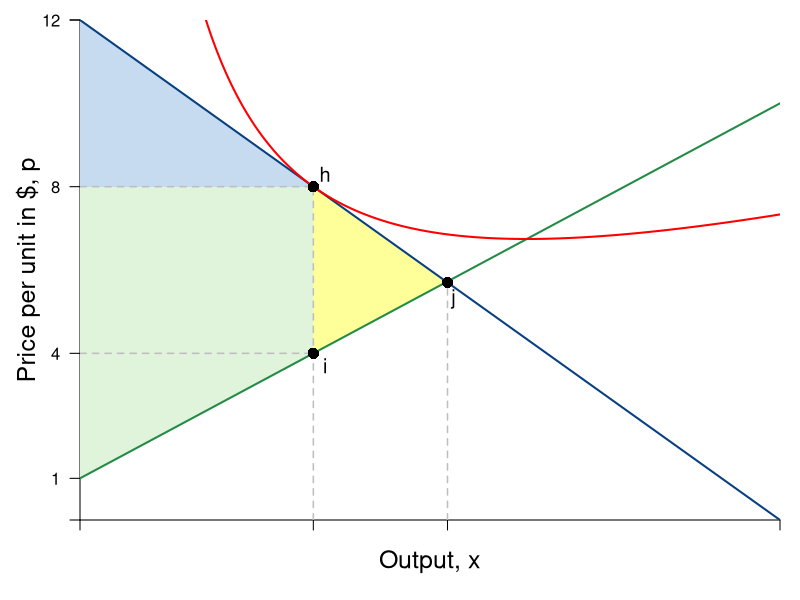

The R source for this figure:
#Graph Designer: Simon Halliday
#Authors: Bowles, Foley and Halliday
#Title: Coordination, Conflict and Competition: A Text in Microeconomics

require(shape)
pdf(file = "competitionmarkets/monopolist_profit_worksheet3.pdf", width = 9, height = 7)

#Set parameters for graphics
axislabelsize <- 1.5
labelsize <- 1.2
graphlinewidth <- 2
segmentlinewidth <- 1.5

COL <- c("#7fc97f", "#beaed4", "#fdc086", "#ffff99", "#386cb0", "#f0027f", "#bf5b17", "#666666")
COLA <- c("#e0f3db", "#99d8c9","#66c2a4","#41ae76", "#238b45", "#005824")
COLB <- c("#c6dbef", "#4eb3d3", "#2b8cbe", "#0868ac","#084081")

#Edited the margins to cater for the larger LHS labels
par(mar =  c(4, 4, 1, 1))

AvgRevenue <- function(x, rmax = 12, xmax = 12){
  rmax - (rmax/xmax)*x
}

MRevenue <- function(x, rmax = 12, xmax = 12){
  rmax - 2*(rmax/xmax)*x
}

AvgCost <- function(x, c0 = 1, c1 = 0.75, F = 10){
  F/x + c0 + 0.5*c1*x
}

MCost <- function(x, c0 = 1, c1 = 0.75){
  c0 + c1*x
}


TotCost <- function(x, c0 = 1, c1 = 0.75, F = 10){
  F + c0*x + (0.5)*c1*x^2
}

IsoProfit <- function(x, c0 = 1, c1 = 0.75, F = 20){
  F/x + c0 + 0.5*c1*x
}

xlims <- c(0, 12)
ylims <- c(0, 12)

npts <- 501 
x <- seq(xlims[1], xlims[2], length.out = npts)
y <- seq(ylims[1], ylims[2], length.out = npts) 
a <- c(25, 60, 75)

plot(0, 0, xlim = xlims, ylim = ylims, type = "n",
     xlab = expression(paste("")),
     ylab = expression(paste("")), 
     xaxt = "n", 
     yaxt = "n", 
     cex.lab = axislabelsize, 
     bty = "n",
     xaxs="i", 
     yaxs="i")

# ticksy <- seq(from = ylims[1], to = ylims[2], by = 1)
# ylabels <- seq(from = ylims[1], to = ylims[2], by = 1)
# ticksx <- seq(from = xlims[1], to = xlims[2], by = 1)
# xlabels <- seq(from = xlims[1], to = xlims[2], by = 1)
ticksy <- c(0, 1, 4, AvgRevenue(x = 4), 12, ylims[2])
ylabels <- c(NA, 1, 4, 8, 12, NA)
ticksx <- c(0, 4, 6.3, xlims[2])
xlabels <- c(NA, NA, NA, NA)

axis(1, at = ticksx, pos = 0, labels = FALSE)
text(x = c(0, 4, 6, xlims[2]), par("usr")[3] - 0.4, labels = xlabels, srt = 0, pos = 1, xpd = TRUE)
axis(2, at = ticksy, pos = 0, labels = ylabels, las = 1)

npts <- 500 
xx1 <- seq(xlims[1], xlims[2], length.out = npts)
xx3 <- seq(2, 6, length.out = npts)
# 
# #Draw the polygon for profit
# xpoly1 <- c(0, 4, 4, 0, 0)
# ypoly1 <- c(4, 4, AvgRevenue(x = 4), AvgRevenue(x = 4), 4)
# polygon(x = xpoly1, y = ypoly1, col=COLA[1], density=NULL, border = NA)
# 
#Draw the polygon for DWL
xpoly2 <- c(4, 6.3, 4, 4)
ypoly2 <- c(8, AvgRevenue(6.3), 4, 8)
polygon(x = xpoly2, y = ypoly2, col=COL[4], density=NULL, border = NA)
# 
#Draw the polygon for CS
xpoly3 <- c(0, 0, 4, 0)
ypoly3 <- c(8, 12, 8, 8)
polygon(x = xpoly3, y = ypoly3, col=COLB[1], density=NULL, border = NA)
# 
# #Draw the polygon for PS
xpoly4 <- c(0, 4, 4, 0, 0)
ypoly4 <- c(8, 8, 4, 1, 8)
polygon(x = xpoly4, y = ypoly4, col=COLA[1], density=NULL, border = NA)



#lines(xx1, bcA(xx1, w = 10, p = 1.5), col = COLB[3], lwd = graphlinewidth)
lines(xx1, AvgRevenue(xx1, rmax = 12, xmax = 12), col = COLB[5], lwd = graphlinewidth)
#lines(xx1, MRevenue(xx1, rmax = 12, xmax = 12), col = COLB[4], lwd = graphlinewidth)
#lines(xx1, AvgCost(xx1), col = COLA[5], lwd = graphlinewidth)
lines(xx1, MCost(xx1), col = COLA[5], lwd = graphlinewidth)
lines(xx1, IsoProfit(xx1, F = 22), col = "red", lwd = graphlinewidth)

#Label the axes
text(0.5*(xlims[2]), -1, expression(paste("Output, ", x)), xpd = TRUE, cex = axislabelsize) 
#mtext(expression(paste("Quantity of output, ", x)), side=1, line = 2.5, cex = axislabelsize)
text(-0.9, 0.5*ylims[2], expression(paste("Price per unit in $, ", p)), xpd = TRUE, cex = axislabelsize, srt = 90) 

#Label curves
# text(10.5, 4.5, expression(paste(ac(x) == mc(x),phantom() == c[1])), cex = labelsize)
# text(10.5, 2.8, expression(paste(p(x) == bar(p) - beta*x)), cex = labelsize)
# text(5.8, 2.8, expression(paste(mr(x) == bar(p) - 2*beta*x)), cex = labelsize)

#Labels cost and profit areas
# text(2, 0.5*AvgCost(x = 4), expression("Total Costs"), cex = labelsize)
# text(2, 6, expression("Profit"), cex = labelsize)

#Draw segments for total costs
segments(0, AvgRevenue(x = 4), 4, AvgRevenue(x = 4), lty = 2, col = "gray" , lwd = segmentlinewidth)
segments(4, 0, 4, AvgRevenue(x = 4), lty = 2, col = "gray" , lwd = segmentlinewidth)
segments(0, 4, 4, 4, lty = 2, col = "gray" , lwd = segmentlinewidth)

segments(6.3, 0, 6.3, AvgRevenue(6.3), lty = 2, col = "gray" , lwd = segmentlinewidth)

#Label Points for comparison
points(4, MRevenue(x = 4), pch = 16, col = "black", cex = 1.5)
text(4+ 0.2, MRevenue(x = 4) - 0.3, expression(i), cex = labelsize)


points(4, AvgRevenue(x = 4), pch = 16, col = "black", cex = 1.5)
text(4.2, AvgRevenue(x = 4) + 0.3, expression(h), cex = labelsize)

points(6.3, AvgRevenue(x = 6.3), pch = 16, col = "black", cex = 1.5)
text(6.3 + 0.1, AvgRevenue(x = 6.3) - 0.4, expression(j), cex = labelsize)


#Arrow to mr = mc
# text(7.5, 9.5, expression(paste("Profit Maximum at")), cex = labelsize)
# text(7.5, 9, expression(paste(mr == mc)), cex = labelsize)
# Arrows(6.1, 9.2, 4.2, 4.3, col = "black", lty = 1, lwd = 2, arr.type = "triangle", arr.lwd = 0.5)



dev.off()
